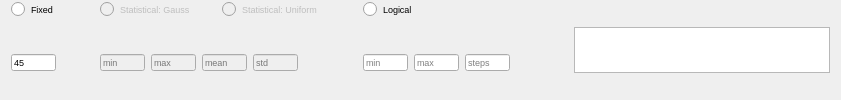
              <widget class="QFrame" name="frame_67">
               <property name="frameShape">
                <enum>QFrame::NoFrame</enum>
               </property>
               <property name="frameShadow">
                <enum>QFrame::Plain</enum>
               </property>
               <layout class="QHBoxLayout" name="horizontalLayout_45">
                <property name="topMargin">
                 <number>0</number>
                </property>
                <property name="bottomMargin">
                 <number>0</number>
                </property>
                <item>
                 <widget class="QFrame" name="frame_68">
                  <property name="frameShape">
                   <enum>QFrame::NoFrame</enum>
                  </property>
                  <property name="frameShadow">
                   <enum>QFrame::Plain</enum>
                  </property>
                  <layout class="QGridLayout" name="gridLayout_28">
                   <property name="leftMargin">
                    <number>0</number>
                   </property>
                   <property name="topMargin">
                    <number>0</number>
                   </property>
                   <property name="bottomMargin">
                    <number>0</number>
                   </property>
                   <item row="0" column="3">
                    <widget class="QRadioButton" name="radio_log_sza">
                     <property name="font">
                      <font>
                       <pointsize>7</pointsize>
                      </font>
                     </property>
                     <property name="text">
                      <string>Logical</string>
                     </property>
                     <attribute name="buttonGroup">
                      <string notr="true">buttonGroup_11</string>
                     </attribute>
                    </widget>
                   </item>
                   <item row="0" column="0">
                    <widget class="QRadioButton" name="radio_fix_sza">
                     <property name="font">
                      <font>
                       <pointsize>7</pointsize>
                      </font>
                     </property>
                     <property name="text">
                      <string>Fixed</string>
                     </property>
                     <property name="iconSize">
                      <size>
                       <width>12</width>
                       <height>12</height>
                      </size>
                     </property>
                     <attribute name="buttonGroup">
                      <string notr="true">buttonGroup_11</string>
                     </attribute>
                    </widget>
                   </item>
                   <item row="1" column="4">
                    <spacer name="horizontalSpacer_47">
                     <property name="orientation">
                      <enum>Qt::Horizontal</enum>
                     </property>
                     <property name="sizeHint" stdset="0">
                      <size>
                       <width>40</width>
                       <height>20</height>
                      </size>
                     </property>
                    </spacer>
                   </item>
                   <item row="1" column="0">
                    <widget class="QFrame" name="frame_69">
                     <property name="frameShape">
                      <enum>QFrame::NoFrame</enum>
                     </property>
                     <property name="frameShadow">
                      <enum>QFrame::Plain</enum>
                     </property>
                     <layout class="QHBoxLayout" name="horizontalLayout_46">
                      <property name="leftMargin">
                       <number>0</number>
                      </property>
                      <property name="topMargin">
                       <number>0</number>
                      </property>
                      <property name="bottomMargin">
                       <number>0</number>
                      </property>
                      <item>
                       <widget class="QLineEdit" name="txt_fix_sza">
                        <property name="maximumSize">
                         <size>
                          <width>45</width>
                          <height>17</height>
                         </size>
                        </property>
                        <property name="font">
                         <font>
                          <pointsize>7</pointsize>
                         </font>
                        </property>
                        <property name="text">
                         <string>45</string>
                        </property>
                        <property name="placeholderText">
                         <string>value</string>
                        </property>
                       </widget>
                      </item>
                      <item>
                       <spacer name="horizontalSpacer_48">
                        <property name="orientation">
                         <enum>Qt::Horizontal</enum>
                        </property>
                        <property name="sizeType">
                         <enum>QSizePolicy::Maximum</enum>
                        </property>
                        <property name="sizeHint" stdset="0">
                         <size>
                          <width>20</width>
                          <height>20</height>
                         </size>
                        </property>
                       </spacer>
                      </item>
                     </layout>
                    </widget>
                   </item>
                   <item row="1" column="3">
                    <widget class="QFrame" name="frame_70">
                     <property name="frameShape">
                      <enum>QFrame::NoFrame</enum>
                     </property>
                     <property name="frameShadow">
                      <enum>QFrame::Plain</enum>
                     </property>
                     <layout class="QHBoxLayout" name="horizontalLayout_47">
                      <property name="leftMargin">
                       <number>0</number>
                      </property>
                      <property name="topMargin">
                       <number>0</number>
                      </property>
                      <property name="bottomMargin">
                       <number>0</number>
                      </property>
                      <item>
                       <widget class="QLineEdit" name="txt_log_min_sza">
                        <property name="maximumSize">
                         <size>
                          <width>45</width>
                          <height>17</height>
                         </size>
                        </property>
                        <property name="font">
                         <font>
                          <pointsize>7</pointsize>
                         </font>
                        </property>
                        <property name="placeholderText">
                         <string>min</string>
                        </property>
                       </widget>
                      </item>
                      <item>
                       <widget class="QLineEdit" name="txt_log_max_sza">
                        <property name="maximumSize">
                         <size>
                          <width>45</width>
                          <height>17</height>
                         </size>
                        </property>
                        <property name="font">
                         <font>
                          <pointsize>7</pointsize>
                         </font>
                        </property>
                        <property name="placeholderText">
                         <string>max</string>
                        </property>
                       </widget>
                      </item>
                      <item>
                       <widget class="QLineEdit" name="txt_log_steps_sza">
                        <property name="maximumSize">
                         <size>
                          <width>45</width>
                          <height>17</height>
                         </size>
                        </property>
                        <property name="font">
                         <font>
                          <pointsize>7</pointsize>
                         </font>
                        </property>
                        <property name="placeholderText">
                         <string>steps</string>
                        </property>
                       </widget>
                      </item>
                     </layout>
                    </widget>
                   </item>
                   <item row="1" column="1">
                    <widget class="QFrame" name="frame_72">
                     <property name="frameShape">
                      <enum>QFrame::NoFrame</enum>
                     </property>
                     <property name="frameShadow">
                      <enum>QFrame::Plain</enum>
                     </property>
                     <layout class="QGridLayout" name="gridLayout_29">
                      <property name="leftMargin">
                       <number>9</number>
                      </property>
                      <property name="topMargin">
                       <number>0</number>
                      </property>
                      <property name="bottomMargin">
                       <number>0</number>
                      </property>
                      <item row="0" column="0">
                       <widget class="QLineEdit" name="txt_gauss_min_sza">
                        <property name="enabled">
                         <bool>false</bool>
                        </property>
                        <property name="maximumSize">
                         <size>
                          <width>45</width>
                          <height>17</height>
                         </size>
                        </property>
                        <property name="font">
                         <font>
                          <pointsize>7</pointsize>
                         </font>
                        </property>
                        <property name="placeholderText">
                         <string>min</string>
                        </property>
                       </widget>
                      </item>
                      <item row="0" column="1">
                       <widget class="QLineEdit" name="txt_gauss_max_sza">
                        <property name="enabled">
                         <bool>false</bool>
                        </property>
                        <property name="maximumSize">
                         <size>
                          <width>45</width>
                          <height>17</height>
                         </size>
                        </property>
                        <property name="font">
                         <font>
                          <pointsize>7</pointsize>
                         </font>
                        </property>
                        <property name="placeholderText">
                         <string>max</string>
                        </property>
                       </widget>
                      </item>
                      <item row="0" column="3">
                       <widget class="QLineEdit" name="txt_gauss_std_sza">
                        <property name="enabled">
                         <bool>false</bool>
                        </property>
                        <property name="maximumSize">
                         <size>
                          <width>45</width>
                          <height>17</height>
                         </size>
                        </property>
                        <property name="font">
                         <font>
                          <pointsize>7</pointsize>
                         </font>
                        </property>
                        <property name="placeholderText">
                         <string>std</string>
                        </property>
                       </widget>
                      </item>
                      <item row="0" column="2">
                       <widget class="QLineEdit" name="txt_gauss_mean_sza">
                        <property name="enabled">
                         <bool>false</bool>
                        </property>
                        <property name="maximumSize">
                         <size>
                          <width>45</width>
                          <height>17</height>
                         </size>
                        </property>
                        <property name="font">
                         <font>
                          <pointsize>7</pointsize>
                         </font>
                        </property>
                        <property name="placeholderText">
                         <string>mean</string>
                        </property>
                       </widget>
                      </item>
                      <item row="0" column="4">
                       <spacer name="horizontalSpacer_50">
                        <property name="orientation">
                         <enum>Qt::Horizontal</enum>
                        </property>
                        <property name="sizeType">
                         <enum>QSizePolicy::Maximum</enum>
                        </property>
                        <property name="sizeHint" stdset="0">
                         <size>
                          <width>50</width>
                          <height>20</height>
                         </size>
                        </property>
                       </spacer>
                      </item>
                     </layout>
                    </widget>
                   </item>
                   <item row="0" column="1">
                    <widget class="QFrame" name="frame_71">
                     <property name="frameShape">
                      <enum>QFrame::NoFrame</enum>
                     </property>
                     <property name="frameShadow">
                      <enum>QFrame::Plain</enum>
                     </property>
                     <layout class="QHBoxLayout" name="horizontalLayout_48">
                      <property name="topMargin">
                       <number>0</number>
                      </property>
                      <property name="bottomMargin">
                       <number>0</number>
                      </property>
                      <item>
                       <widget class="QRadioButton" name="radio_gauss_sza">
                        <property name="enabled">
                         <bool>false</bool>
                        </property>
                        <property name="font">
                         <font>
                          <pointsize>7</pointsize>
                         </font>
                        </property>
                        <property name="text">
                         <string>Statistical: Gauss</string>
                        </property>
                        <attribute name="buttonGroup">
                         <string notr="true">buttonGroup_11</string>
                        </attribute>
                       </widget>
                      </item>
                      <item>
                       <widget class="QRadioButton" name="radio_uni_sza">
                        <property name="enabled">
                         <bool>false</bool>
                        </property>
                        <property name="font">
                         <font>
                          <pointsize>7</pointsize>
                         </font>
                        </property>
                        <property name="text">
                         <string>Statistical: Uniform</string>
                        </property>
                        <attribute name="buttonGroup">
                         <string notr="true">buttonGroup_11</string>
                        </attribute>
                       </widget>
                      </item>
                      <item>
                       <spacer name="horizontalSpacer_49">
                        <property name="orientation">
                         <enum>Qt::Horizontal</enum>
                        </property>
                        <property name="sizeType">
                         <enum>QSizePolicy::Maximum</enum>
                        </property>
                        <property name="sizeHint" stdset="0">
                         <size>
                          <width>10</width>
                          <height>20</height>
                         </size>
                        </property>
                       </spacer>
                      </item>
                     </layout>
                    </widget>
                   </item>
                  </layout>
                 </widget>
                </item>
                <item>
                 <widget class="PlotWidget" name="viewSZA">
                  <property name="sizePolicy">
                   <sizepolicy hsizetype="Expanding" vsizetype="Fixed">
                    <horstretch>0</horstretch>
                    <verstretch>0</verstretch>
                   </sizepolicy>
                  </property>
                  <property name="maximumSize">
                   <size>
                    <width>16777215</width>
                    <height>46</height>
                   </size>
                  </property>
                  <property name="styleSheet">
                   <string notr="true">border-right-color: rgb(255, 255, 127);</string>
                  </property>
                 </widget>
                </item>
               </layout>
              </widget>
